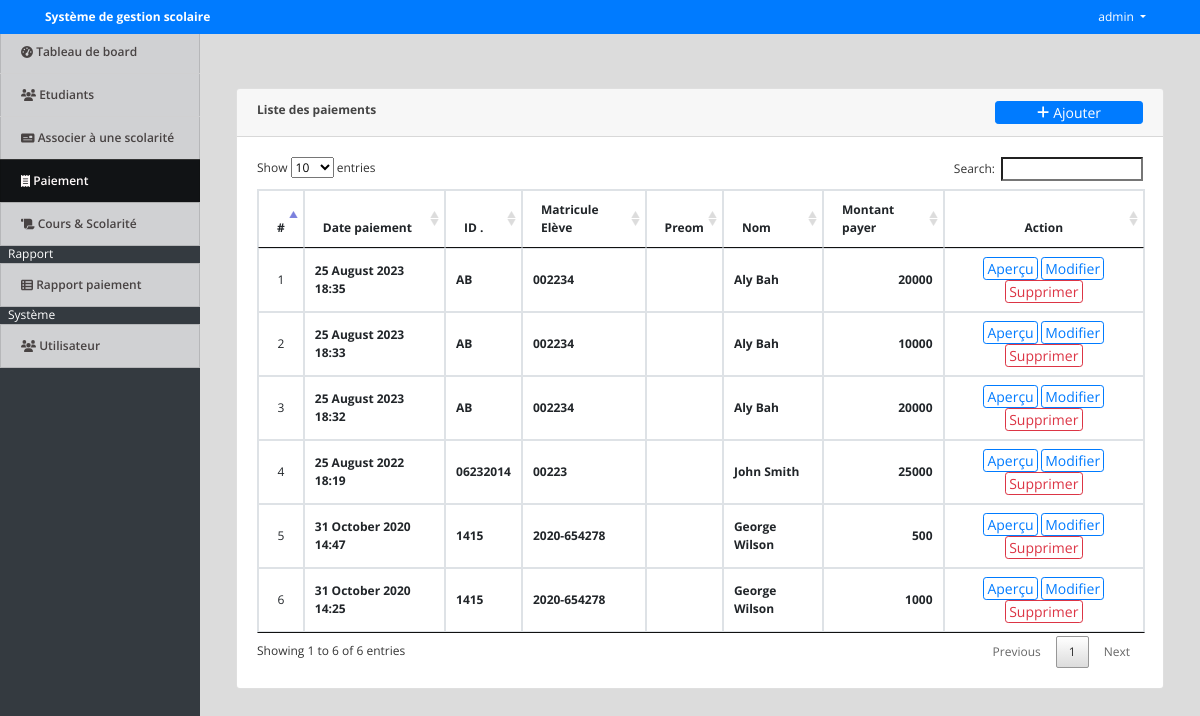
The page /index.php?page=payments (signed in) on the database as committed earlier.
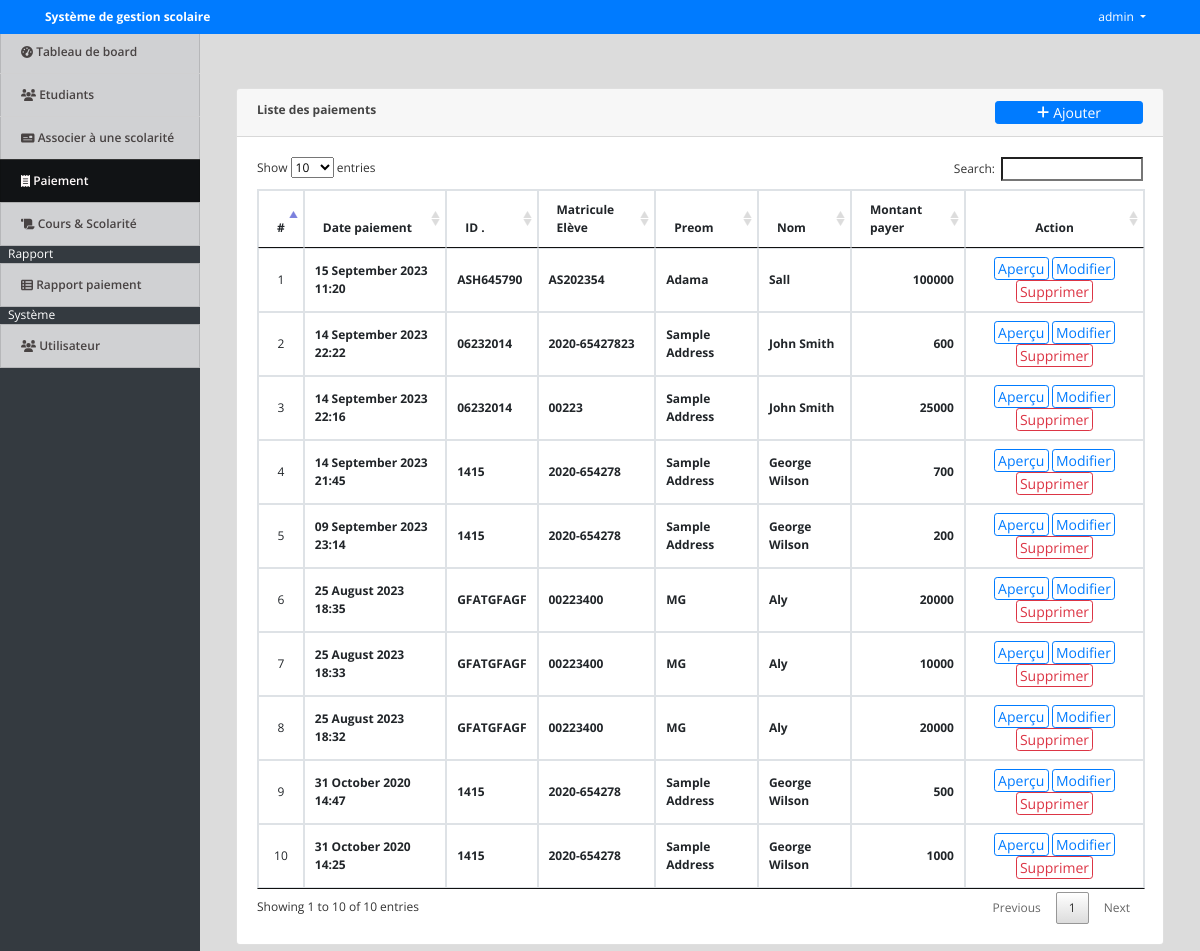
The same page on the database as committed later.
### tables this page shows
CREATE TABLE `payments` (
  `id` int(30) NOT NULL,
  `ef_id` int(30) NOT NULL,
  `amount` int(11) NOT NULL,
  `remarks` text NOT NULL,
  `date_created` datetime NOT NULL DEFAULT current_timestamp() ON UPDATE current_timestamp()
);

CREATE TABLE `student` (
  `id` int(30) NOT NULL,
  `id_no` varchar(100) NOT NULL,
  `name` varchar(255) NOT NULL,
  `contact` varchar(100) NOT NULL,
  `prenom` varchar(255) NOT NULL,
  `date_created` datetime NOT NULL DEFAULT current_timestamp()
);

CREATE TABLE `student_ef_list` (
  `id` int(30) NOT NULL,
  `student_id` int(30) NOT NULL,
  `ef_no` varchar(200) NOT NULL,
  `course_id` int(30) NOT NULL,
  `total_fee` int(11) NOT NULL,
  `date_created` datetime NOT NULL DEFAULT current_timestamp()
);

### payments.php (the view, shortened to what this page needs)
<?php include 'db_connect.php'; ?>
<div class="container-fluid">
	<div class="col-lg-12">
		<div class="row">
			<div class="col-md-12">
				<div class="card">
					<div class="card-header">
						<b>Liste des paiements </b>
						<span class="float:right"><a class="btn btn-primary btn-block btn-sm col-sm-2 float-right" href="javascript:void(0)" id="new_payment">
					<i class="fa fa-plus"></i> Ajouter
				</a></span>
					</div>
					<div class="card-body">
						<table class="table table-condensed table-bordered table-hover">
							<thead>
								<tr>
									<th class="text-center">#</th>
									<th class="">Date paiement</th>
									<th class="">ID .</th>
									<th class="">Matricule Elève</th>
									<th class="">Preom</th>
									<th class="">Nom</th>
									<th class="">Montant payer</th>
									<th class="text-center">Action</th>
								</tr>
							</thead>
							<tbody>
								<?php
								$i = 1;
								$payments = $conn->query("SELECT p.*,s.prenom, ' ', s.name as sname, ef.ef_no,s.id_no FROM payments p inner join student_ef_list ef on ef.id = p.ef_id inner join student s on s.id = ef.student_id order by unix_timestamp(p.date_created) desc ");
								if($payments->num_rows > 0):
								while($row=$payments->fetch_assoc()):
								?>
								<tr>
									<td class="text-center"><?php echo $i++ ?></td>
									<td>
														<p><b><?php
						$date_created = strtotime($row['date_created']);
						$date_formatted = strftime("%d %B %Y %H:%M", $date_created);
						echo $date_formatted
					?></b></p>
									</td>
									<td>
										<p> <b><?php echo $row['id_no'] ?></b></p>
									</td>
									<td>
										<p> <b><?php echo $row['ef_no'] ?></b></p>
									</td>
									<td>
											<p> <b><?php echo ucwords($row['prenom']) ?></b></p>
									</td>
									<td>
										<p> <b><?php echo ucwords($row['sname']) ?></b></p>
									</td>
									<td class="text-right">
										<p> <b><?php echo $row['amount'] ?></b></p>
									</td>
									<td class="text-center">
										<button class="btn btn-sm btn-outline-primary view_payment" type="button" data-id="<?php echo $row['id'] ?>" data-ef_id="<?php echo $row['ef_id'] ?>">Aperçu</button>
										<button class="btn btn-sm btn-outline-primary edit_payment" type="button" data-id="<?php echo $row['id'] ?>" >Modifier</button>
										<button class="btn btn-sm btn-outline-danger delete_payment" type="button" data-id="<?php echo $row['id'] ?>">Supprimer</button>
									</td>
								</tr>
								<?php
									endwhile;
									else:
								?>
								<tr>
									<th class="text-center" colspan="7">Aucun données.</th>
								</tr>
								<?php
									endif;
								?>
							</tbody>
						</table>
					</div>
				</div>
			</div>
		</div>
	</div>
</div>

### index.php (shortened to what this page needs)
<!DOCTYPE html>
<html lang="en">
<head>
<?php
 include('./header.php');
 ?>
</head>
<body>
	<?php include 'topbar.php' ?>
	<?php include 'navbar.php' ?>
  <main id="view-panel" >
      <?php $page = isset($_GET['page']) ? $_GET['page'] :'home'; ?>
  	<?php include $page.'.php' ?>
  </main>
</body>
</html>

### header.php (shortened to what this page needs)
  <link rel="stylesheet" href="assets/font-awesome/css/all.min.css">
<link href="assets/vendor/bootstrap/css/bootstrap.min.css" rel="stylesheet">
<link href="assets/vendor/icofont/icofont.min.css" rel="stylesheet">
<link href="assets/vendor/boxicons/css/boxicons.min.css" rel="stylesheet">
<link href="assets/vendor/venobox/venobox.css" rel="stylesheet">
<link href="assets/vendor/animate.css/animate.min.css" rel="stylesheet">
<link href="assets/vendor/remixicon/remixicon.css" rel="stylesheet">
<link href="assets/vendor/owl.carousel/assets/owl.carousel.min.css" rel="stylesheet">
<link href="assets/vendor/bootstrap-datepicker/css/bootstrap-datepicker.min.css" rel="stylesheet">
<link href="assets/DataTables/datatables.min.css" rel="stylesheet">
<link href="assets/css/jquery.datetimepicker.min.css" rel="stylesheet">
<link href="assets/css/select2.min.css" rel="stylesheet">
<link href="assets/css/style.css" rel="stylesheet">
<link type="text/css" rel="stylesheet" href="assets/css/jquery-te-1.4.0.css">

### topbar.php (shortened to what this page needs)
<nav class="navbar navbar-light fixed-top bg-primary" style="padding:0">
  <div class="container-fluid mt-2 mb-2">
  	<div class="col-lg-12">
      <div class="col-md-4 float-left text-white">
      <large><b>Système de gestion scolaire</b></large>
      </div>
	  	<div class="float-right">
        <div class=" dropdown mr-4">
            <a href="#" class="text-white dropdown-toggle"  id="account_settings" data-toggle="dropdown" aria-haspopup="true" aria-expanded="false"><?php echo $_SESSION['login_name'] ?> </a>
        </div>
      </div>
  </div>
</nav>

### navbar.php (shortened to what this page needs)
<nav id="sidebar" class='mx-lt-5 bg-dark' >
		<div class="sidebar-list">
				<a href="index.php?page=home" class="nav-item nav-home"><span class='icon-field'><i class="fa fa-tachometer-alt "></i></span> Tableau de board</a>
				<a href="index.php?page=students" class="nav-item nav-students"><span class='icon-field'><i class="fa fa-users "></i></span> Etudiants</a>
				<a href="index.php?page=fees" class="nav-item nav-fees"><span class='icon-field'><i class="fa fa-money-check "></i></span> Associer à une scolarité</a>
				<a href="index.php?page=payments" class="nav-item nav-payments"><span class='icon-field'><i class="fa fa-receipt "></i></span> Paiement</a>
				<a href="index.php?page=courses" class="nav-item nav-courses"><span class='icon-field'><i class="fa fa-scroll "></i></span> Cours & Scolarité</a>
				<div class="mx-2 text-white">Rapport</div>
				<a href="index.php?page=payments_report" class="nav-item nav-payments_report"><span class='icon-field'><i class="fa fa-th-list"></i></span> Rapport paiement</a>
				<div class="mx-2 text-white">Système</div>
				<?php if($_SESSION['login_type'] == 1): ?>
				<a href="index.php?page=users" class="nav-item nav-users"><span class='icon-field'><i class="fa fa-users "></i></span> Utilisateur</a>
			<?php endif; ?>
		</div>
</nav>

### assets/css/style.css (style rules this page uses)
body { font-family: "Open Sans", sans-serif; color: #444444; width: 100%; height: calc(100%); font-size: 12px; }
a { color: #1977cc; }
nav#sidebar { height: calc(100%); position: fixed; z-index: 99; left: 0; width: 200px; font-size: 12px; top: 2.5em; }
a.nav-item { position: relative; display: block; padding: .75rem 1.25rem; margin-bottom: -1px; border: 1px solid rgba(0,0,0,.125); background-color: #ffffffc4; color: #484343; font-weight: 600; }
a.nav-item:hover, .nav-item.active { background-color: #000000ad; color: #fffafa; }
main#view-panel { margin-left: 200px; width:calc(100% - 200px); margin-top: 2.8em; padding: .5em }
.btn-sm { padding: .0001rem .2rem; }

### index.php (style rules this page uses)
body { background: #80808045; }

### payments.php (style rules this page uses)
td { vertical-align: middle !important; }
td p { margin: unset }

Rows that differ between the two databases and show on the page:
added payments: date_created "15 September 2023 11:20", student.id_no "ASH645790", student_ef_list.ef_no "AS202354", student.prenom "Adama", student.name "Sall", amount "100000"
added payments: date_created "14 September 2023 22:22", student.id_no "06232014", student_ef_list.ef_no "2020-65427823", student.prenom "Sample Address", student.name "John Smith", amount "600"
changed payments: date_created "25 August 2022 18:19" → "14 September 2023 22:16"; student.prenom (not shown) → "Sample Address"; moves up the list
added payments: date_created "14 September 2023 21:45", student.id_no "1415", student_ef_list.ef_no "2020-654278", student.prenom "Sample Address", student.name "George Wilson", amount "700"
added payments: date_created "09 September 2023 23:14", student.id_no "1415", student_ef_list.ef_no "2020-654278", student.prenom "Sample Address", student.name "George Wilson", amount "200"
changed through a linked row, payments "25 August 2023 18:35": student.id_no "AB" → "GFATGFAGF"; student_ef_list.ef_no "002234" → "00223400"; student.prenom (not shown) → "MG"; student.name "Aly Bah" → "Aly"
changed through a linked row, payments "25 August 2023 18:33": student.id_no "AB" → "GFATGFAGF"; student_ef_list.ef_no "002234" → "00223400"; student.prenom (not shown) → "MG"; student.name "Aly Bah" → "Aly"
changed through a linked row, payments "25 August 2023 18:32": student.id_no "AB" → "GFATGFAGF"; student_ef_list.ef_no "002234" → "00223400"; student.prenom (not shown) → "MG"; student.name "Aly Bah" → "Aly"
changed through a linked row, payments "31 October 2020 14:47": student.prenom (not shown) → "Sample Address"
changed through a linked row, payments "31 October 2020 14:25": student.prenom (not shown) → "Sample Address"
Other text that changed with them:
text written by a page script: "Show entries Search: Showing 1 to 6 of 6 entries Previous 1 Next" → "Show entries Search: Showing 1 to 10 of 10 entries Previous 1 Next"
